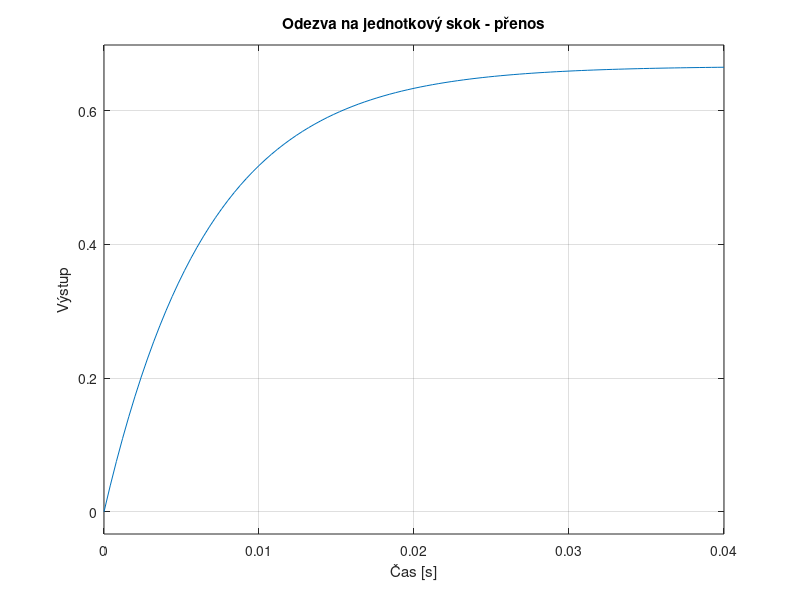
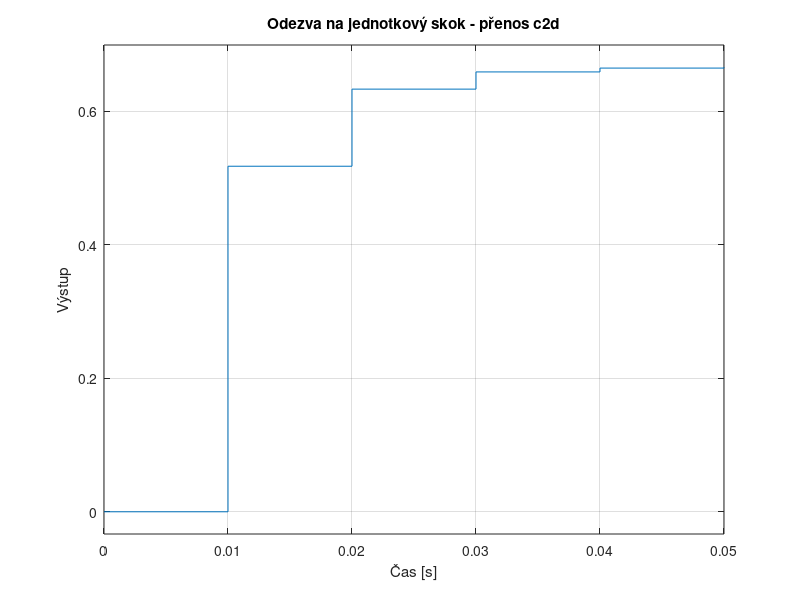
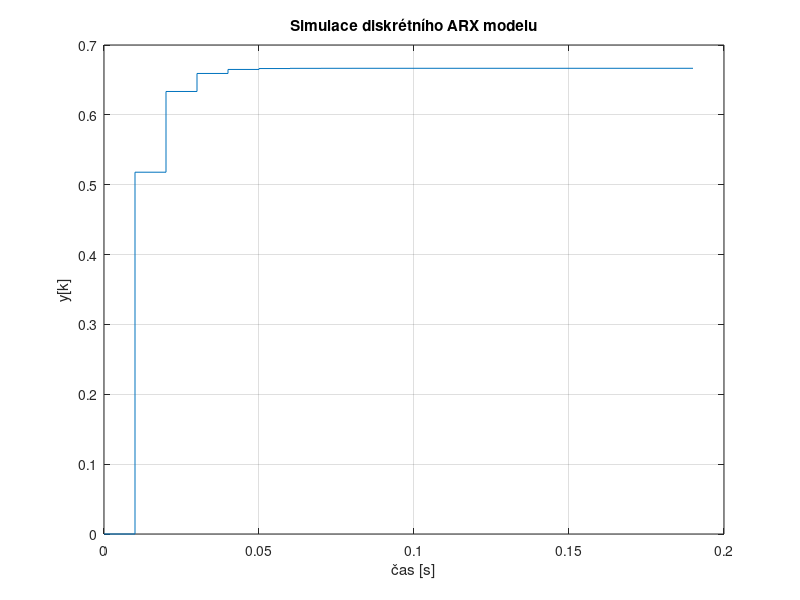
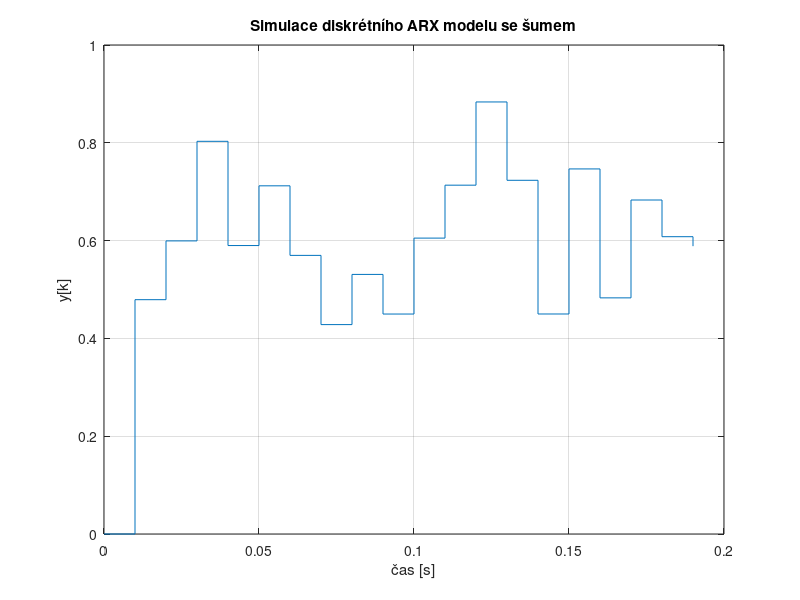

The MATLAB script that drew these images, in order: (Note: this script raises an error after producing the figures.)
R1=10;
R2=20;
C=0.001;
Ts=0.01;


%g1
T=((R1*R2)/(R1+R2))*C;
K=R2/(R1+R2);

%g2
a1k=-exp(-Ts/T);
b1k=K*(1-exp(-(Ts/T)));

theta_k=[a1k;b1k];
p=[R1;R2;C];

numerator = K;
denominator = [T 1];
G = tf(numerator, denominator); %přenos 

Gd = c2d(G, Ts, 'zoh'); %diskrétní přenos


figure;
step(G);
grid on;
title('Odezva na jednotkový skok - přenos');
xlabel('Čas [s]');
ylabel('Výstup');

figure;
step(Gd);
grid on;
title('Odezva na jednotkový skok - přenos c2d');
xlabel('Čas [s]');
ylabel('Výstup');

%% simulace - inicializace parametrů


N = 20;             % počet kroků simulace
Ts = 0.01;           % vzorkovací perioda
u = ones(1, N);      % vstup (např. skoková funkce)
y = zeros(1, N);     % výstup
%y(1)=1;



%% simulace ARX modelu bez šumu


for k = 2:N
    y(k) = -a1k * y(k-1) + b1k * u(k-1);

end

% Zobrazení výsledků
figure;
time = (0:N-1) * Ts;
stairs(time, y);
xlabel('čas [s]');
ylabel('y[k]');
title('Simulace diskrétního ARX modelu');
grid on;


%% simulace ARX modelu s šumem



%noise = zeros(1, N);
whiteNoise = sqrt(0.02) * randn(N, 1);


for k = 2:N

    
    y(k) = -a1k * y(k-1) + b1k * u(k-1)+whiteNoise(k);

end

% Zobrazení výsledků
figure;
time = (0:N-1) * Ts;
stairs(time, y);
xlabel('čas [s]');
ylabel('y[k]');
title('Simulace diskrétního ARX modelu se šumem');
grid on;

figure;
plot(whiteNoise, 'ro', 'LineStyle','none','MarkerFaceColor','r');
hold on;
yline(0, 'k-', 'LineWidth', 1.5);  % Vodorovná čára na y=0
title('Bílý šum');




